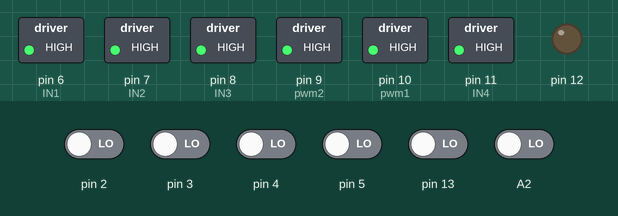
A sketch run on a simulated Arduino Nano, built with avr-gcc and run on an emulated ATmega328P. Shown: switched loads named in the sketch (green lamp = pin HIGH), output pins drawn as LEDs (lit = HIGH). The inputs (shaded band) are chosen by the test bench; at power-on: A2, pin 2–5, pin 13 LOW. What the sketch prints to the serial monitor is not drawn.

Above: at 3.8 s.
3.9 s: pin 2 driven HIGH
At 5.1 s:
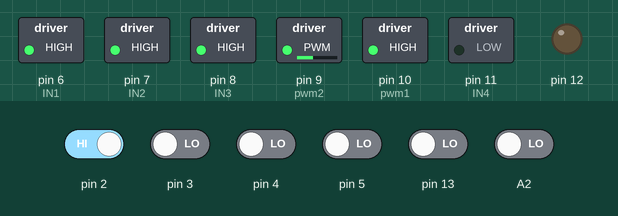
5.4 s: pin 2 driven LOW and pin 5 driven HIGH
At 6.3 s:
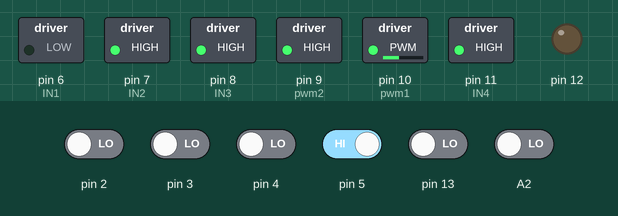
6.9 s: pin 2 driven HIGH and pin 5 driven LOW
At 7.4 s:
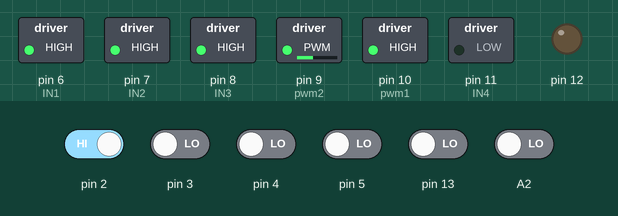
Timing chart, 0 to 9.9 s (numbered marks = the images above; inputs shaded):
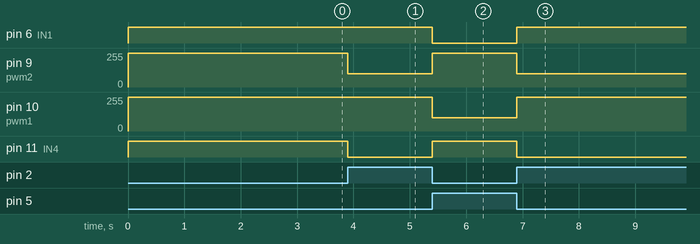

Measured:
- after the input at 3.9 s, pin 9 (pwm2): 255/255 → 100/255 at once; pin 11 (IN4): HIGH → LOW at once
- after the input at 5.4 s, pin 6 (IN1): HIGH → LOW at once; pin 9 (pwm2): 100/255 → 255/255 at once; pin 10 (pwm1): 255/255 → 100/255 at once; pin 11 (IN4): LOW → HIGH at once
- after the input at 6.9 s, pin 6 (IN1): LOW → HIGH at once; pin 9 (pwm2): 255/255 → 100/255 at once; pin 10 (pwm1): 100/255 → 255/255 at once; pin 11 (IN4): HIGH → LOW at once

The sketch:

robot_tcs.ino
```cpp
#include <Wire.h>
//the rest of sensors
#define fire_detector A3
#define battery_feedback A0
#define green_detector1 A6
#define green_detector2 A7
// digital IOs
//#define led A5
#define fan 12
#define IN1 6
#define IN2 7
#define IN3 8
#define IN4 11
#define pwm1 10
#define pwm2 9
//
#define pwm_max 255
#define pwm_left 100
#define pwm_right 100
#define pwm_forward 120
//start button
//#define sw A5
//colorSensoe
#define Addr 0x29
typedef struct {

  int blue;
  int green;
  int red;
  int ir;
} ColorSensor;
ColorSensor color;

void setup() {

  configPins();
    Stop();

  // Wire.begin();
  Serial.begin(9600);

  // / configColorSensor();
  Serial.println("ready");

}
void loop() {


  //  if (digitalRead(sw) == 0) {
  //    digitalWrite(led, 1);
  //    delay(100);
  //    digitalWrite(led, 0);
  //
  //  }

  //readColorData();

  //printSens();
   delay(3000);
  masiryab(1);

}

void masiryab(char start) {


  while (start) {
    bool sen1 = digitalRead(13);
    bool sen2 = digitalRead(2);
    bool sen3 = digitalRead(5);
    bool sen4 = digitalRead(4);
    bool sen5 = digitalRead(3);
    bool sen6 = digitalRead(A2);

    if ((sen1) && (sen6) && (!sen2) && (!sen3) && (!sen4) && (!sen5)) {

      forward(pwm_forward);

    } else if ((sen1) && (!sen6) && (!sen2) && (!sen3) && (!sen4) && (!sen5)) {

      forward(pwm_forward);

    } else if ((!sen1) && (sen6) && (!sen2) && (sen3) && (!sen4) && (!sen5)) {

      left(pwm_left);

    } else if ((!sen1) && (sen6) && (!sen2) && (sen3) && (!sen4) && (sen5)) {

      left(pwm_left);

    } else if ((!sen1) && (!sen6) && (!sen2) && (sen3) && (!sen4) && (sen5)) {

      left(pwm_left);

    } else if ((!sen1) && (sen6) && (!sen2) && (!sen3) && (!sen4) && (sen5)) {

      left(pwm_left);

    } else if ((!sen1) && (!sen6) && (!sen2) && (sen3) && (!sen4) && (!sen5)) {

      left(pwm_left);
      //////////////////////////////////////////////////////
    } else if ((!sen1) && (sen6) && (sen2) && (!sen3) && (!sen4) && (!sen5)) {
      right(pwm_right);

    } else if ((!sen1) && (sen6) && (sen2) && (!sen3) && (sen4) && (!sen5)) {

      right(pwm_right);

    } else if ((!sen1) && (!sen6) && (sen2) && (!sen3) && (sen4) && (!sen5)) {

      right(pwm_right);

    } else if ((!sen1) && (sen6) && (!sen2) && (!sen3) && (sen4) && (!sen5)) {

      right(pwm_right);

    } else if ((!sen1) && (!sen6) && (sen2) && (!sen3) && (!sen4) && (!sen5)) {

      right(pwm_right);

    } else if  ((sen1) && (sen6) && (sen2) && (sen3) && (sen4) && (sen5)) {

      Stop();

    }
  }

}

void forward(unsigned char Speed) {
  digitalWrite(IN1, 0);
  digitalWrite(IN2, 1);
  digitalWrite(IN3, 1);
  digitalWrite(IN4, 0);
  analogWrite(pwm1, Speed);
  analogWrite(pwm2, Speed - 20);
}

void left(unsigned char Speed) {
  digitalWrite(IN1, 0);
  digitalWrite(IN2, 1);
  digitalWrite(IN3, 1);
  digitalWrite(IN4, 1);
  analogWrite(pwm1, Speed);
  analogWrite(pwm2, pwm_max);
}
void right(unsigned char Speed) {
  digitalWrite(IN1, 1);
  digitalWrite(IN2, 1);
  digitalWrite(IN3, 1);
  digitalWrite(IN4, 0);
  analogWrite(pwm1, pwm_max);
  analogWrite(pwm2, Speed);
}
void backward(char Speed) {
  digitalWrite(IN1, 1);
  digitalWrite(IN2, 0);
  digitalWrite(IN3, 0);
  digitalWrite(IN4, 1);
  analogWrite(pwm1, Speed);
  analogWrite(pwm2, Speed - 20);
}

void Stop(void) {
  digitalWrite(IN1, 1);
  digitalWrite(IN2, 1);
  digitalWrite(IN3, 1);
  digitalWrite(IN4, 1);
  analogWrite(pwm1, pwm_max);
  analogWrite(pwm2, pwm_max);
}

void configPins(void) {
  for (int i = 6; i < 13; i++) {
    pinMode(i, OUTPUT);
  }
  //pinMode(led, OUTPUT);
  for (int i = 2; i < 6; i++) {
    pinMode(i, INPUT);
  }
  pinMode(13, INPUT);
  pinMode(A2, INPUT);
  //pinMode(sw, INPUT_PULLUP);
}

void configColorSensor() {

  // Start I2C Transmission
  Wire.beginTransmission(Addr);
  // Select Wait Time register
  Wire.write(0x83);
  // Set wait time = 2.4 ms
  Wire.write(0xFF);
  // Stop I2C Transmission
  Wire.endTransmission();

  // Start I2C Transmission
  Wire.beginTransmission(Addr);
  Wire.write(0x81);
  // Select Atime register
  // Atime =2.4 ms, max count = 1024
  Wire.write(0xff);
  // Stop I2C Transmission on the device
  Wire.endTransmission();

  // Start I2C Transmission
  Wire.beginTransmission(Addr);
  // Select control register
  Wire.write(0x8F);
  // AGAIN = 4x
  Wire.write(0x02);
  // Stop I2C Transmission
  Wire.endTransmission();

  // Start I2C Transmission
  Wire.beginTransmission(Addr);
  // Select enable register
  Wire.write(0x80);
  // Power ON, RGBC enable, wait time disable
  Wire.write(0x03);
  // Stop I2C Transmission
  Wire.endTransmission();
}

void readColorData() {
  unsigned int data[8];

  // Start I2C Transmission on the device
  Wire.beginTransmission(Addr);
  // Select data register
  Wire.write(0x94);
  // Stop I2C Transmission on the device
  Wire.endTransmission();

  // Request 8 byte of data from the device
  Wire.requestFrom(Addr, 8);

  // Read 8 bytes of data
  // cData lsb, cData msb, red lsb, red msb, green lsb, green msb, blue lsb, blue msb
  if (Wire.available() == 8)
  {
    data[0] = Wire.read();
    data[1] = Wire.read();
    data[2] = Wire.read();
    data[3] = Wire.read();
    data[4] = Wire.read();
    data[5] = Wire.read();
    data[6] = Wire.read();
    data[7] = Wire.read();
  }

  // Convert the data
  int cData = (data[1] * 256.0) + data[0];
  int red = (data[3] * 256.0) + data[2];
  int green = (data[5] * 256.0) + data[4];
  int blue = (data[7] * 256.0) + data[6];

  color.red = red;
  color.blue = blue;
  color.green = green;
  color.ir = cData;

}

void  printColorData(void) {

  Serial.println("-------------------------------------");
  Serial.print("Red color Luminance : ");
  Serial.println(color.red);
  Serial.print("Green color Luminance : ");
  Serial.println(color.green);
  Serial.print("Blue color Luminance : ");
  Serial.println(color.blue);
  Serial.print("IR : ");
  Serial.println(color.ir);

}

void printSens() {

  bool sen1 = digitalRead(13);
  bool sen2 = digitalRead(2);
  bool sen3 = digitalRead(5);
  bool sen4 = digitalRead(4);
  bool sen5 = digitalRead(3);
  bool sen6 = digitalRead(A2);

  Serial.println("-------------------------------------");
  Serial.print("sen1 : ");
  Serial.println(sen1);
  Serial.print("sen2 : ");
  Serial.println(sen2);
  Serial.print("sen3 : ");
  Serial.println(sen3);
  Serial.print("sen4 : ");
  Serial.println(sen4);
  Serial.print("sen5 : ");
  Serial.println(sen5);
  Serial.print("sen6 : ");
  Serial.println(sen6);
  delay(333);
}
```
